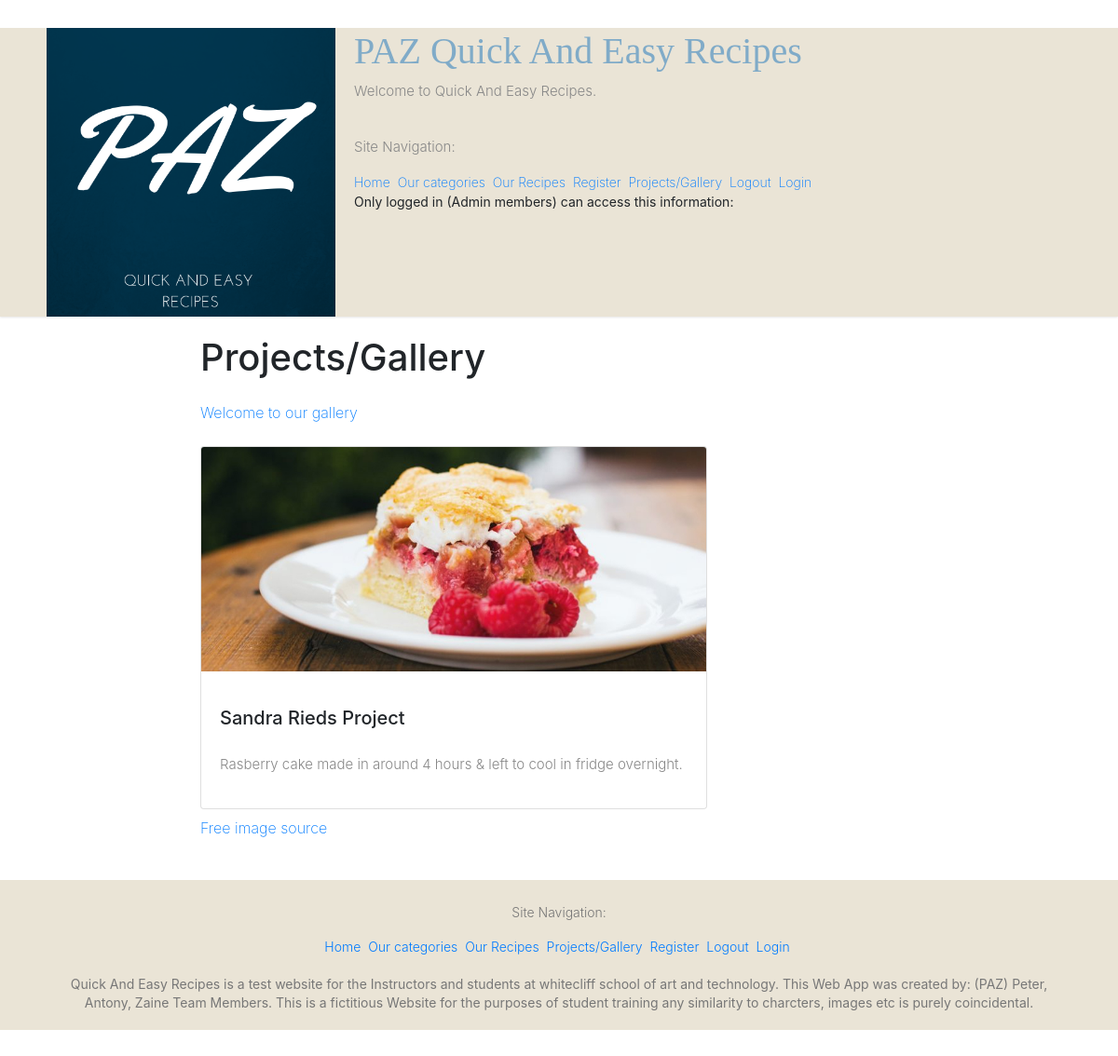
Screenshot of /home/2/ with the database file from the repository.
### home/models.py (models this page shows)
class Project(models.Model):
    title = models.CharField(max_length=100)
    description = models.TextField()
    author = models.CharField(max_length=20)
    image = models.FilePathField(path="/images")

### home/views.py (the view)
# urls.py: path("<int:pk>/", views.project_detail, name="project_detail"),
def project_detail(request, pk):
     project = Project.objects.get(pk=pk)
     context = {
         'project': project
     }
     return render(request, 'project_detail.html', context)

### home/templates/project_detail.html (shortened to what this page needs)
{% extends 'base.html' %}
{% load static %}
{% block content %}
<h1>Projects/Gallery</h1>
<a href="#">Welcome to our gallery</a>
<br/><br/>
<div class="row">
    <div class="col-sm-2">
        <div class="card mb-2" style="width: 34rem;">
            <img class="card-img-top" src="{% static project.image %}">
            <div class="card-body">
                <h5 class="card-title">{{ project.title }}</h5>
                <p class="card-text">{{ project.description }}</p>
            </div>
        </div>
    </div>
</div>
<a href="https://restaurantden.com/free-stock-food-photography-websites/">Free image source</a>
<br/><br/>
{% endblock %}

### home/static/style_downloaded.css (style rules this page uses)
html, body, div, span, applet, object, iframe, h1, h2, h3, h4, h5, h6, p, blockquote, pre, a, abbr, acronym, address, big, cite, code, del, dfn, em, font, ins, kbd, q, s, samp, small, strike, strong, sub, sup, tt, var, dl, dt, dd, ol, ul, li, fieldset, form, label, legend, table, caption, tbody, tfoot, thead, tr, th, td { border: 0; font: inherit; font-size: 100%; font-style: inherit; font-weight: inherit; margin: 0; outline: 0; padding: 0; vertical-align: baseline; }
html { overflow-y: scroll; -webkit-text-size-adjust: 100%; -ms-text-size-adjust: 100%; }
h1, h2, h3, h4, h5, h6 { color: #666666; line-height: 1.4; padding-bottom: 15px; font-weight: normal; }
h1 { font-size: 30px; }
h5 { font-size: 22px; }
body, button, input, select, textarea { color: #888888; font-size: 15px; line-height: 1.5; font-family: 'Roboto', sans-serif; font-weight: 300; }
p { color: #888888; font-size: 15px; line-height: 1.5; margin-bottom: 15px; font-weight: 300; }
body { background: #f2f2f2; }
a { color: #80abc8; text-decoration: none; -webkit-transition: 0.25s ease-in-out; -moz-transition: 0.25s ease-in-out; transition: 0.25s ease-in-out; -ms-transition: 0.25s ease-in-out; -o-transition: 0.25s ease-in-out; font-family: font-family: Verdana, Arial, Helvetica, sans-serif; font-weight: 200; }
img { max-width: 100%; height: auto; vertical-align: top; margin-bottom: 18px; }
body { padding-top: 30px; padding-bottom: 30px; }

### rows the page displays
Project: image (picture), title "Sandra Rieds Project", description "Rasberry cake made in around 4 hours & left to cool in fridge overnight."
